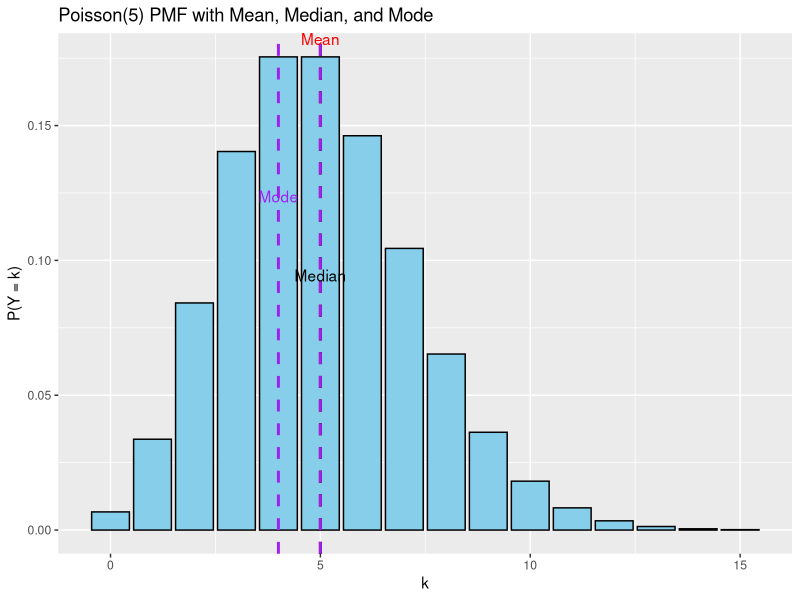
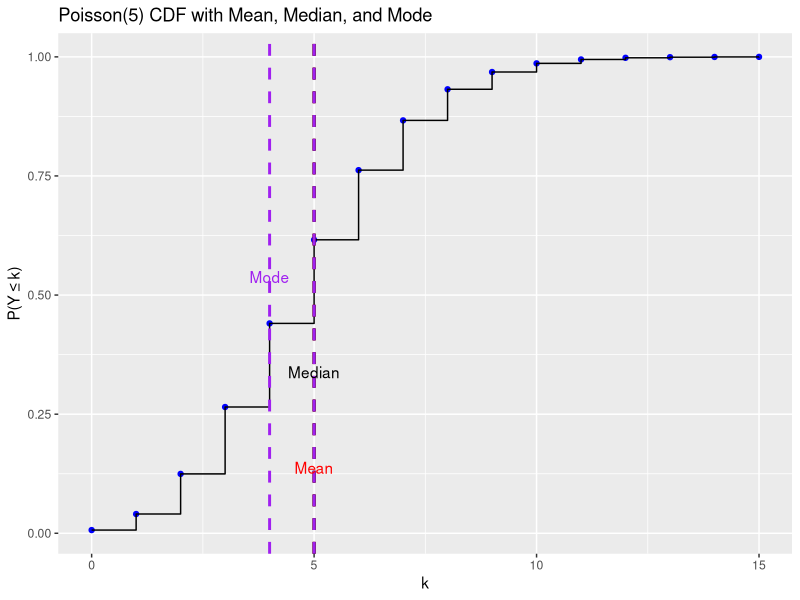

These charts were generated, in order, by the following R code:
## ---- chunk 1
# Load libraries
library(ggplot2)
library(dplyr)

# Parameter
lambda <- 5

# Support of Y
x <- 0:(lambda * 3)   # range wide enough to capture tail

# PMF and CDF
pmf <- dpois(x, lambda)
cdf <- ppois(x, lambda)

# Measures of central tendency
mean_val <- lambda
mode_val <- if (lambda %% 1 == 0) c(lambda - 1, lambda) else floor(lambda)

# Compute median numerically (first x where CDF >= 0.5)
median_val <- min(x[cdf >= 0.5])

# Put into data frame
df <- data.frame(x, pmf, cdf)

### Plot PMF
pmf_plot <- ggplot(df, aes(x, pmf)) +
  geom_col(fill = "skyblue", color = "black") +
  geom_vline(xintercept = mean_val, color = "red", linetype = "dashed", size = 1) +
  geom_vline(xintercept = median_val, color = "black", linetype = "dashed", size = 1) +
  geom_vline(xintercept = mode_val, color = "purple", linetype = "dashed", size = 1) +
  labs(
    title = paste0("Poisson(", lambda, ") PMF with Mean, Median, and Mode"),
    x = "k", y = "P(Y = k)"
  ) +
  annotate("text", x = mean_val, y = max(pmf), label = "Mean", color = "red", vjust = -1) +
  annotate("text", x = median_val, y = max(pmf)/2, label = "Median", color = "black", vjust = -1) +
  annotate("text", x = mode_val[1], y = max(pmf)/1.5, label = "Mode", color = "purple", vjust = -1)

### Plot CDF
cdf_plot <- ggplot(df, aes(x, cdf)) +
  geom_point(color = "blue") +
  geom_step() +
  geom_vline(xintercept = mean_val, color = "red", linetype = "dashed", size = 1) +
  geom_vline(xintercept = median_val, color = "black", linetype = "dashed", size = 1) +
  geom_vline(xintercept = mode_val, color = "purple", linetype = "dashed", size = 1) +
  labs(
    title = paste0("Poisson(", lambda, ") CDF with Mean, Median, and Mode"),
    x = "k", y = "P(Y ≤ k)"
  ) +
  annotate("text", x = mean_val, y = 0.1, label = "Mean", color = "red", vjust = -1) +
  annotate("text", x = median_val, y = 0.3, label = "Median", color = "black", vjust = -1) +
  annotate("text", x = mode_val[1], y = 0.5, label = "Mode", color = "purple", vjust = -1)

# Display plots
print(pmf_plot)
print(cdf_plot)
